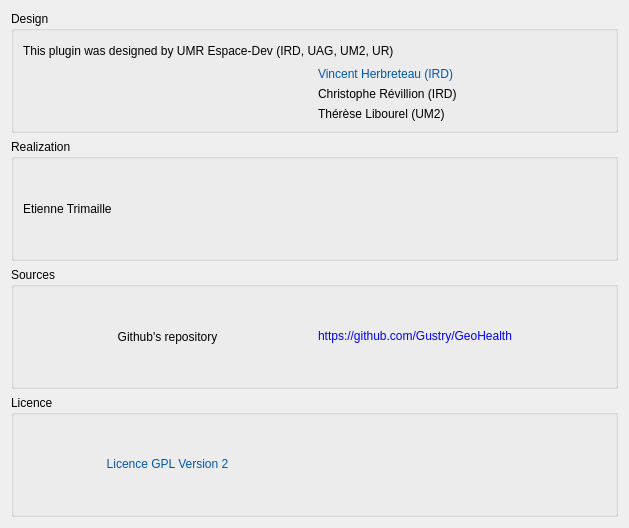
<?xml version="1.0" encoding="UTF-8"?>
<ui version="4.0">
 <class>About</class>
 <widget class="QWidget" name="About">
  <property name="geometry">
   <rect>
    <x>0</x>
    <y>0</y>
    <width>629</width>
    <height>528</height>
   </rect>
  </property>
  <property name="windowTitle">
   <string>Form</string>
  </property>
  <layout class="QVBoxLayout" name="verticalLayout">
   <item>
    <widget class="QGroupBox" name="groupBox">
     <property name="title">
      <string>Design</string>
     </property>
     <layout class="QVBoxLayout" name="verticalLayout_7">
      <item>
       <widget class="QLabel" name="label_5">
        <property name="text">
         <string>This plugin was designed by UMR Espace-Dev (IRD, UAG, UM2, UR)</string>
        </property>
       </widget>
      </item>
      <item>
       <layout class="QHBoxLayout" name="horizontalLayout">
        <item>
         <widget class="QLabel" name="label_6">
          <property name="sizePolicy">
           <sizepolicy hsizetype="Minimum" vsizetype="Minimum">
            <horstretch>0</horstretch>
            <verstretch>0</verstretch>
           </sizepolicy>
          </property>
          <property name="text">
           <string notr="true"/>
          </property>
          <property name="pixmap">
           <pixmap resource="../resources/resources.qrc">:/plugins/GeoHealth/resources/espace-dev.png</pixmap>
          </property>
          <property name="scaledContents">
           <bool>false</bool>
          </property>
          <property name="openExternalLinks">
           <bool>true</bool>
          </property>
         </widget>
        </item>
        <item>
         <layout class="QVBoxLayout" name="verticalLayout_6">
          <item>
           <widget class="QLabel" name="label_8">
            <property name="text">
             <string notr="true">&lt;html&gt;&lt;head/&gt;&lt;body&gt;&lt;p&gt;&lt;a href=&quot;mailto:vincent.herbreteau@ird.fr?subject=Plugin Blurring&quot;&gt;&lt;span style=&quot; color:#0057ae;&quot; style=&quot;text-decoration:none;&quot;&gt;Vincent Herbreteau (IRD)&lt;/span&gt;&lt;/a&gt;&lt;/p&gt;&lt;/body&gt;&lt;/html&gt;</string>
            </property>
            <property name="openExternalLinks">
             <bool>true</bool>
            </property>
           </widget>
          </item>
          <item>
           <widget class="QLabel" name="label_7">
            <property name="text">
             <string notr="true">&lt;a href=&quot;mailto:christophe.revillion@ird.fr?subject=Plugin Blurring&quot; style=&quot;text-decoration:none;&quot;&gt;Christophe Révillion (IRD)&lt;/a&gt;</string>
            </property>
            <property name="openExternalLinks">
             <bool>true</bool>
            </property>
           </widget>
          </item>
          <item>
           <widget class="QLabel" name="label_9">
            <property name="text">
             <string notr="true">&lt;a href=&quot;mailto:therese.libourel@univ-montp2.fr?subject=Plugin Blurring&quot; style=&quot;text-decoration:none;&quot;&gt;Thérèse Libourel (UM2)&lt;/a&gt;</string>
            </property>
            <property name="openExternalLinks">
             <bool>true</bool>
            </property>
           </widget>
          </item>
         </layout>
        </item>
       </layout>
      </item>
     </layout>
    </widget>
   </item>
   <item>
    <widget class="QGroupBox" name="groupBox_2">
     <property name="title">
      <string>Realization</string>
     </property>
     <layout class="QVBoxLayout" name="verticalLayout_4">
      <item>
       <layout class="QHBoxLayout" name="horizontalLayout_4">
        <item>
         <layout class="QVBoxLayout" name="verticalLayout_10">
          <item>
           <widget class="QLabel" name="label_11">
            <property name="text">
             <string>Etienne Trimaille</string>
            </property>
           </widget>
          </item>
         </layout>
        </item>
       </layout>
      </item>
     </layout>
    </widget>
   </item>
   <item>
    <widget class="QGroupBox" name="groupBox_4">
     <property name="title">
      <string>Sources</string>
     </property>
     <layout class="QVBoxLayout" name="verticalLayout_11">
      <item>
       <layout class="QGridLayout" name="gridLayout_5">
        <item row="0" column="0">
         <widget class="QLabel" name="label_21">
          <property name="text">
           <string>Github's repository</string>
          </property>
          <property name="alignment">
           <set>Qt::AlignCenter</set>
          </property>
         </widget>
        </item>
        <item row="0" column="1">
         <widget class="QLabel" name="label_22">
          <property name="text">
           <string notr="true">&lt;a href=&quot;https://github.com/Gustry/GeoHealth&quot; style=&quot;text-decoration:none;&quot;&gt;https://github.com/Gustry/GeoHealth&lt;/a&gt;</string>
          </property>
          <property name="openExternalLinks">
           <bool>true</bool>
          </property>
         </widget>
        </item>
       </layout>
      </item>
     </layout>
    </widget>
   </item>
   <item>
    <widget class="QGroupBox" name="groupBox_3">
     <property name="title">
      <string>Licence</string>
     </property>
     <layout class="QVBoxLayout" name="verticalLayout_12">
      <item>
       <layout class="QHBoxLayout" name="horizontalLayout_5">
        <item>
         <widget class="QLabel" name="label_15">
          <property name="text">
           <string notr="true">&lt;html&gt;&lt;head/&gt;&lt;body&gt;&lt;p&gt;&lt;a href=&quot;http://www.gnu.org/licenses/gpl-2.0.html&quot;&gt;&lt;span style=&quot; text-decoration: none; color:#0057ae;&quot;&gt;Licence GPL Version 2&lt;/span&gt;&lt;/a&gt;&lt;/p&gt;&lt;/body&gt;&lt;/html&gt;</string>
          </property>
          <property name="alignment">
           <set>Qt::AlignCenter</set>
          </property>
         </widget>
        </item>
        <item>
         <widget class="QLabel" name="label_16">
          <property name="text">
           <string notr="true">&lt;html&gt;&lt;head/&gt;&lt;body&gt;&lt;p&gt;&lt;a href=&quot;https://www.gnu.org/licenses/gpl-2.0.html&quot;&gt;&lt;img src=&quot;:/plugins/GeoHealth/resources/gnu.png&quot;/&gt;&lt;/a&gt;&lt;/p&gt;&lt;/body&gt;&lt;/html&gt;</string>
          </property>
          <property name="alignment">
           <set>Qt::AlignCenter</set>
          </property>
          <property name="openExternalLinks">
           <bool>true</bool>
          </property>
         </widget>
        </item>
       </layout>
      </item>
     </layout>
    </widget>
   </item>
  </layout>
 </widget>
 <resources>
  <include location="../resources/resources.qrc"/>
 </resources>
 <connections/>
</ui>
